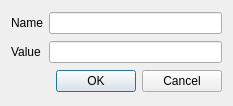
<?xml version="1.0" encoding="UTF-8"?>
<ui version="4.0">
 <class>QnsbAuthorVariableProperties</class>
 <widget class="QDialog" name="QnsbAuthorVariableProperties">
  <property name="geometry">
   <rect>
    <x>0</x>
    <y>0</y>
    <width>233</width>
    <height>106</height>
   </rect>
  </property>
  <property name="windowTitle">
   <string>Dialog</string>
  </property>
  <layout class="QGridLayout" name="gridLayout">
   <item row="0" column="0">
    <widget class="QLabel" name="label">
     <property name="text">
      <string>Name</string>
     </property>
    </widget>
   </item>
   <item row="1" column="0">
    <widget class="QLabel" name="label_2">
     <property name="text">
      <string>Value</string>
     </property>
    </widget>
   </item>
   <item row="0" column="1">
    <widget class="QLineEdit" name="lineEdit"/>
   </item>
   <item row="1" column="1">
    <widget class="QLineEdit" name="lineEdit_2"/>
   </item>
   <item row="2" column="1">
    <widget class="QDialogButtonBox" name="buttonBox">
     <property name="orientation">
      <enum>Qt::Horizontal</enum>
     </property>
     <property name="standardButtons">
      <set>QDialogButtonBox::Cancel|QDialogButtonBox::Ok</set>
     </property>
    </widget>
   </item>
  </layout>
 </widget>
 <resources/>
 <connections>
  <connection>
   <sender>buttonBox</sender>
   <signal>accepted()</signal>
   <receiver>QnsbAuthorVariableProperties</receiver>
   <slot>accept()</slot>
   <hints>
    <hint type="sourcelabel">
     <x>248</x>
     <y>254</y>
    </hint>
    <hint type="destinationlabel">
     <x>157</x>
     <y>274</y>
    </hint>
   </hints>
  </connection>
  <connection>
   <sender>buttonBox</sender>
   <signal>rejected()</signal>
   <receiver>QnsbAuthorVariableProperties</receiver>
   <slot>reject()</slot>
   <hints>
    <hint type="sourcelabel">
     <x>316</x>
     <y>260</y>
    </hint>
    <hint type="destinationlabel">
     <x>286</x>
     <y>274</y>
    </hint>
   </hints>
  </connection>
 </connections>
</ui>
